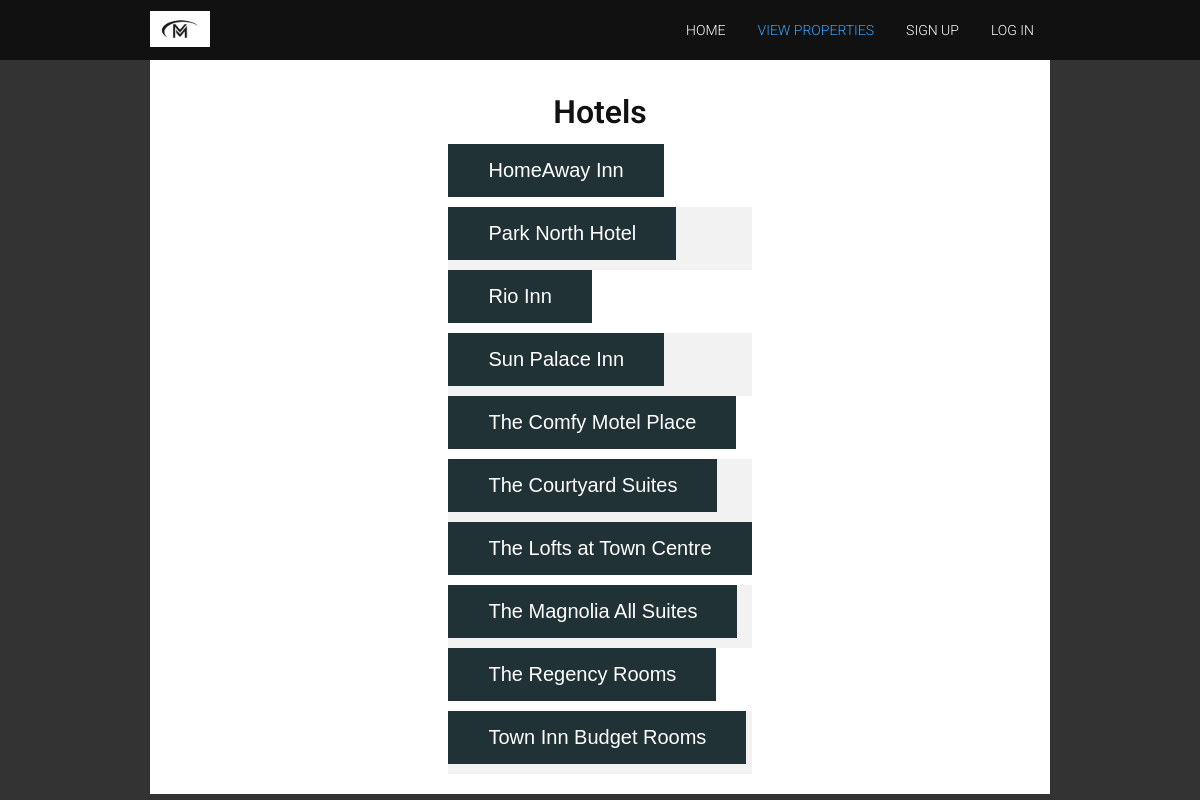
Screenshot of /ViewProps.php with the database file from the repository.
### tables this page shows
CREATE TABLE `hotels` (
  `hotelId` int(100) NOT NULL,
  `hotelName` varchar(50) NOT NULL,
  `numRoomS` int(100) NOT NULL,
  `numRoomQ` int(100) DEFAULT NULL,
  `numRoomK` int(100) DEFAULT NULL,
  `standardPrice` double NOT NULL,
  `queenPrice` double DEFAULT NULL,
  `kingPrice` double DEFAULT NULL,
  `weekendDiff` double NOT NULL
);

### ViewProps.php (the view, shortened to what this page needs)
<?php
  include_once 'includes/dbh.inc.php';
?>
<!DOCTYPE html>
<html lang="en" dir="ltr">
  <head>
    <link rel="stylesheet" href="css/reset.css">
    <link rel="stylesheet" href="css/style.css">
  </head>
  <body>
    <nav>
      <div class="wrapper">
        <a href="index.php"><img src="img/Miago Logo.jpg" width="1000px"alt="Miago logo"></a>
        <ul>
          <li><a href="index.php">Home</a></li>
          <li><a href="ViewProps.php">View Properties</a></li>
          <?php
            if (isset($_SESSION["useruid"])) {
              echo "<li><a href='profile.php'>Profile Page</a></li>";
              echo "<li><a href='reserveProp.php'>Make a Reservation</a></li>";
              echo "<li><a href='logout.php'>Logout</a></li>";
            }
            else {
              echo "<li><a href='userSignUp.php'>Sign up</a></li>";
              echo "<li><a href='userLogin.php'>Log in</a></li>";
            }
          ?>
        </ul>
      </div>
    </nav>
<div class="wrapper">
  <section class="index-categories">
  <h1>Hotels</h1>
    <table class="signup-form-form">
      <div>
        <?php
          $sql = "SELECT * FROM hotels";
          $result = $conn->query($sql);
          $submit = "submit";
          $buttonType = "button";
          $prop = "prop.php";
          $post = "post";
          if($result-> num_rows > 0)
          {
            while($row = $result-> fetch_assoc())
            {
              echo "<form action=". $prop . " method=". $post . ">";
              echo "<tr><td><button type=" . $submit . " name=" . $row["hotelId"] . " class=" . $buttonType . ">" . $row["hotelName"] . "</button></td></tr>";
              echo "</form>";
            }
          }
          else
          {
            echo "0 results";
          }
        ?>
      </div>
  </table>
</section>
<?php
  include_once 'footer.php';
?>

### footer.php (shortened to what this page needs)
    </div>
  </body>
</html>

### css/style.css (style rules this page uses)
body { background-color: #333333; }
.wrapper { width: 900px; margin: 0 auto; }
h1, h2, h3, h4, h5, h6, p { font-family: 'Roboto', sans-serif; color: #111; line-height: 24px; }
h1 { font-weight: 600; font-size: 32px; padding: 20px 0; text-align: center; }
table { border-collapse: collapse; width: 100%; color: black; font-size: 25px; text-align: left; }
tr:nth-child(even) { background-color: #f2f2f2 }
nav { width: 100%; height: 60px; background-color: #111111; }
nav .wrapper { height: 100%; display: flex; justify-content: space-between; align-items: center; }
nav img { width: 60px; }
nav ul li { list-style: none; float: left; }
nav ul li a { font-family: 'Roboto', sans-serif; font-weight: 300; font-size: 14px; color: #ffffff; text-decoration: none; padding: 0 16px; text-transform: uppercase; }
section { background-color: #fff; width: 94%; padding: 20px 3%; width: auto; height: auto; }
.signup-form-form { display: flex; justify-content: center; }
.button { background-color: #203236; border: none; margin-bottom: 10px; justify-content: normal; color: white; padding: 15px 40px; text-align: center; text-decoration: none; display: flex; font-size: 20px; }

### rows the page displays
hotels: hotelName "HomeAway Inn"
hotels: hotelName "Park North Hotel"
hotels: hotelName "Rio Inn"
hotels: hotelName "Sun Palace Inn"
hotels: hotelName "The Comfy Motel Place"
hotels: hotelName "The Courtyard Suites"
hotels: hotelName "The Lofts at Town Centre"
hotels: hotelName "The Magnolia All Suites"
hotels: hotelName "The Regency Rooms"
hotels: hotelName "Town Inn Budget Rooms"
